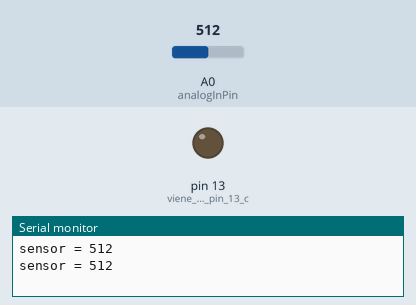
This sketch was run on a simulated Arduino Uno, built with avr-gcc and run on an emulated ATmega328P. Parts: output pins drawn as LEDs (lit = HIGH), the last lines printed to the serial monitor. The test bench sets the inputs (shaded band); at power-on: A0 (analogInPin) = 512.

Above: at 1.8 s.
1.9 s: A0 (analogInPin) set to 164
3.4 s: A0 (analogInPin) set to 135
At 4.9 s:
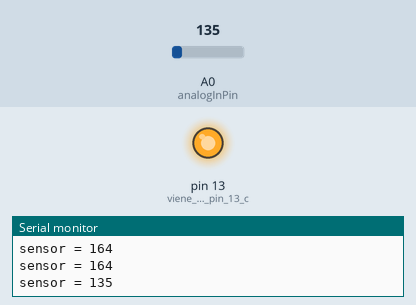
5.5 s: A0 (analogInPin) set to 178
7.2 s: A0 (analogInPin) set to 197
At 9.2 s:
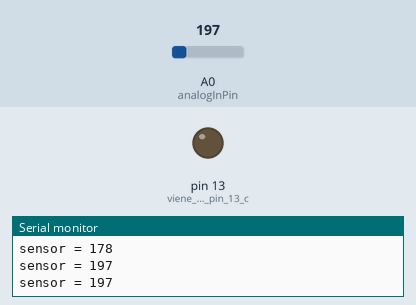
9.5 s: A0 (analogInPin) set to 140
At 10.8 s:
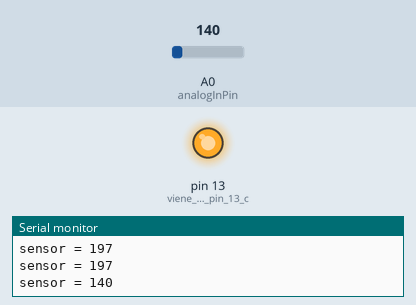
Timing chart, 0 to 12.5 s (numbered marks = the images above; inputs shaded):
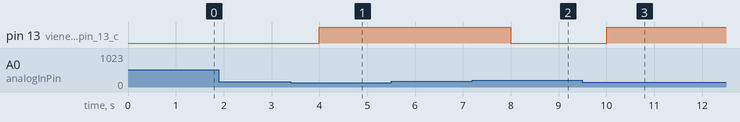

Measured:
- the behaviour switches between 150 and 149 on A0 (analogInPin) (found by bisection; images 0 and 1)
- the behaviour switches between 190 and 191 on A0 (analogInPin) (found by bisection; images 1 and 2)
- after the input at 3.4 s, pin 13 (viene_settato_il_pin_13_c): LOW → HIGH after 0.60 s
- after the input at 7.2 s, pin 13 (viene_settato_il_pin_13_c): HIGH → LOW after 0.80 s
- after the input at 9.5 s, pin 13 (viene_settato_il_pin_13_c): LOW → HIGH after 0.50 s

The sketch:

SensoreVuoto.ino
```cpp
const int MAX_THRESHOLD = 190;//190
const int MIN_THRESHOLD = 150;//115

const int analogInPin = A0;  // Analog input pin that the sensor is attached to
int millisInSecond = 1000;
int secondsInMinute = 60;
int sensorValue = 0;        // value read from the sensor
void setup(){
pinMode(13,OUTPUT); // viene settato il pin 13 come uscita
  Serial.begin(9600);
}

void loop(){
  sensorValue = analogRead(analogInPin);
  if(sensorValue>MAX_THRESHOLD)
  digitalWrite(13,LOW); // mette il pin 13 a livello alto facendo andare il bjt in saturazione
			// ed eccitando il relè
  if(sensorValue<MIN_THRESHOLD)
digitalWrite(13,HIGH); // pone il pin 13 a livello basso spegnendo il bjt e spegnendo il relè
  Serial.print("sensor = " );
  Serial.println(sensorValue);
delay(1000); // attende 2 minuti e poi il ciclo si ripete
}
```
